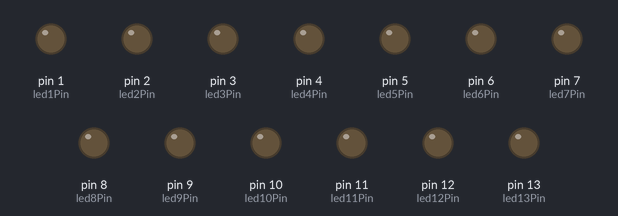
This sketch was run on a simulated Arduino Uno, built with avr-gcc and run on an emulated ATmega328P. Shown: output pins drawn as LEDs (lit = HIGH).

Above: at 0.1 s.
At 4.1 s:
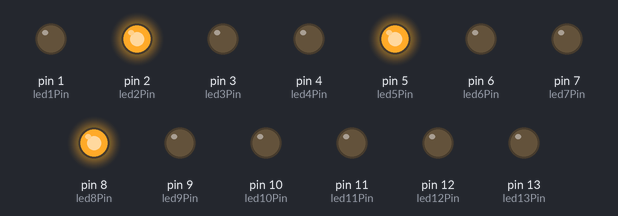
At 10.1 s:
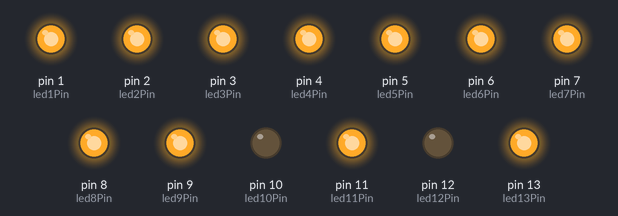
At 19.1 s:
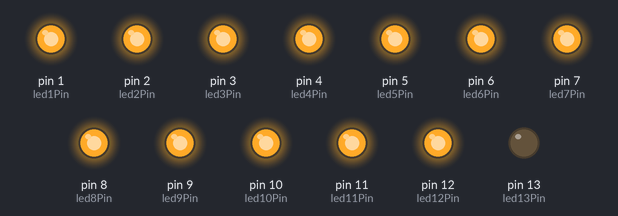
At 28.1 s:
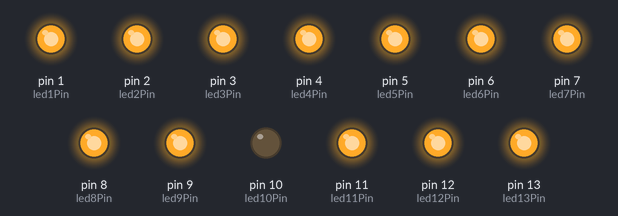
At 37.1 s:
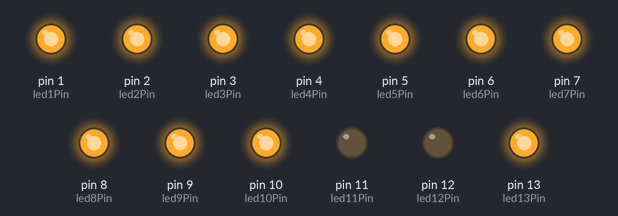
Timing chart, 0 to 40.0 s (numbered marks = the images above):
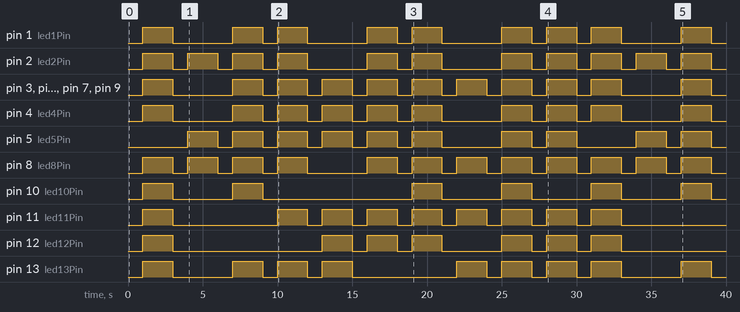

Measured:
- by itself, pin 1 (led1Pin): LOW → HIGH at 1.0 s, → LOW 2.0 s later, → HIGH 4.0 s later, → LOW 2.0 s later, … (18 changes in this stretch)
- by itself, pin 2 (led2Pin): LOW → HIGH at 1.0 s, → LOW 2.0 s later, → HIGH 1.0 s later, → LOW 2.0 s later, … (22 changes in this stretch)
- by itself, pin 4 (led4Pin): LOW → HIGH at 1.0 s, → LOW 2.0 s later, → HIGH 4.0 s later, → LOW 2.0 s later, … (20 changes in this stretch)
- by itself, pin 5 (led5Pin): repeats every 9.0 s: HIGH 2.0 s, LOW 4.0 s, HIGH 2.0 s, LOW 1.0 s
- by itself, pin 8 (led8Pin): goes 3 × (HIGH 2.0 s, LOW 1.0 s), HIGH 2.0 s, LOW 4.0 s, 7 × (HIGH 2.0 s, LOW 1.0 s), HIGH 2.0 s, then LOW
- by itself, pin 10 (led10Pin): goes HIGH 2.0 s, LOW 4.0 s, HIGH 2.0 s, LOW 10.0 s, 3 × (HIGH 2.0 s, LOW 4.0 s), HIGH 2.0 s, then LOW
- by itself, pin 11 (led11Pin): goes HIGH 2.0 s, LOW 7.0 s, 7 × (HIGH 2.0 s, LOW 1.0 s), HIGH 2.0 s, then LOW
- by itself, pin 12 (led12Pin): LOW → HIGH at 1.0 s, → LOW 2.0 s later, → HIGH 10.0 s later, → LOW 2.0 s later, … (14 changes in this stretch)

The sketch:

Numbers.ino
```cpp
int led13Pin = 13;
int led12Pin = 12;
int led11Pin = 11;
int led10Pin = 10;
int led9Pin = 9;
int led8Pin = 8;
int led7Pin = 7;
int led6Pin = 6;
int led5Pin = 5;
int led4Pin = 4;
int led3Pin = 3;
int led2Pin = 2;
int led1Pin = 1;

void setup() {
  // put your setup code here, to run once:
  pinMode(led1Pin,OUTPUT);
  pinMode(led2Pin,OUTPUT);
  pinMode(led3Pin,OUTPUT);
  pinMode(led4Pin,OUTPUT);
  pinMode(led5Pin,OUTPUT);
  pinMode(led6Pin,OUTPUT);
  pinMode(led7Pin,OUTPUT);
  pinMode(led8Pin,OUTPUT);
  pinMode(led9Pin,OUTPUT);
  pinMode(led10Pin,OUTPUT);
  pinMode(led11Pin,OUTPUT);
  pinMode(led12Pin,OUTPUT);
  pinMode(led13Pin,OUTPUT);
}

void loop() {
  // put your main code here, to run repeatedly:

//  for (int i=0; i <= 10; i++){
////    Serial.print(i);
//      String led = "led"+i;
//      digitalWrite(led, HIGH);
//      delay(50);
//  }

  //Number 0
  resetLights();
  digitalWrite(led7Pin, HIGH);
  digitalWrite(led8Pin, HIGH);
  digitalWrite(led9Pin, HIGH);

  digitalWrite(led12Pin, HIGH);
  digitalWrite(led13Pin, HIGH);

  digitalWrite(led4Pin, HIGH);
  digitalWrite(led6Pin, HIGH);

  digitalWrite(led10Pin, HIGH);
  digitalWrite(led11Pin, HIGH);

  digitalWrite(led1Pin, HIGH);
  digitalWrite(led2Pin, HIGH);
  digitalWrite(led3Pin, HIGH);
  delay(2000);


  // Number 1
  resetLights();
  digitalWrite(led2Pin, HIGH);
  digitalWrite(led5Pin, HIGH);
  digitalWrite(led8Pin, HIGH);
  delay(2000);

  //Number 2
  resetLights();
  digitalWrite(led7Pin, HIGH);
  digitalWrite(led8Pin, HIGH);
  digitalWrite(led9Pin, HIGH);

  digitalWrite(led13Pin, HIGH);

  digitalWrite(led4Pin, HIGH);
  digitalWrite(led5Pin, HIGH);
  digitalWrite(led6Pin, HIGH);

  digitalWrite(led10Pin, HIGH);

  digitalWrite(led1Pin, HIGH);
  digitalWrite(led2Pin, HIGH);
  digitalWrite(led3Pin, HIGH);
  delay(2000);

  //Number 3
  resetLights();
  digitalWrite(led7Pin, HIGH);
  digitalWrite(led8Pin, HIGH);
  digitalWrite(led9Pin, HIGH);

  digitalWrite(led13Pin, HIGH);

  digitalWrite(led4Pin, HIGH);
  digitalWrite(led5Pin, HIGH);
  digitalWrite(led6Pin, HIGH);

  digitalWrite(led11Pin, HIGH);

  digitalWrite(led1Pin, HIGH);
  digitalWrite(led2Pin, HIGH);
  digitalWrite(led3Pin, HIGH);
  delay(2000);

  //Number 4
  resetLights();
  digitalWrite(led7Pin, HIGH);
  digitalWrite(led9Pin, HIGH);

  digitalWrite(led12Pin, HIGH);
  digitalWrite(led13Pin, HIGH);

  digitalWrite(led4Pin, HIGH);
  digitalWrite(led5Pin, HIGH);
  digitalWrite(led6Pin, HIGH);

  digitalWrite(led11Pin, HIGH);

  digitalWrite(led3Pin, HIGH);
  delay(2000);

  //Number 5
  resetLights();
  digitalWrite(led7Pin, HIGH);
  digitalWrite(led8Pin, HIGH);
  digitalWrite(led9Pin, HIGH);

  digitalWrite(led12Pin, HIGH);

  digitalWrite(led4Pin, HIGH);
  digitalWrite(led5Pin, HIGH);
  digitalWrite(led6Pin, HIGH);

  digitalWrite(led11Pin, HIGH);

  digitalWrite(led1Pin, HIGH);
  digitalWrite(led2Pin, HIGH);
  digitalWrite(led3Pin, HIGH);
  delay(2000);

  //Number 6
  resetLights();
  digitalWrite(led7Pin, HIGH);
  digitalWrite(led8Pin, HIGH);
  digitalWrite(led9Pin, HIGH);

  digitalWrite(led12Pin, HIGH);

  digitalWrite(led4Pin, HIGH);
  digitalWrite(led5Pin, HIGH);
  digitalWrite(led6Pin, HIGH);

  digitalWrite(led10Pin, HIGH);
  digitalWrite(led11Pin, HIGH);

  digitalWrite(led1Pin, HIGH);
  digitalWrite(led2Pin, HIGH);
  digitalWrite(led3Pin, HIGH);
  delay(2000);

  //Number 7
  resetLights();
  digitalWrite(led7Pin, HIGH);
  digitalWrite(led8Pin, HIGH);
  digitalWrite(led9Pin, HIGH);

  digitalWrite(led13Pin, HIGH);

  digitalWrite(led6Pin, HIGH);

  digitalWrite(led11Pin, HIGH);

  digitalWrite(led13Pin, HIGH);

  digitalWrite(led3Pin, HIGH);
  delay(2000);

  //Number 8
  resetLights();
  digitalWrite(led7Pin, HIGH);
  digitalWrite(led8Pin, HIGH);
  digitalWrite(led9Pin, HIGH);

  digitalWrite(led12Pin, HIGH);
  digitalWrite(led13Pin, HIGH);

  digitalWrite(led4Pin, HIGH);
  digitalWrite(led5Pin, HIGH);
  digitalWrite(led6Pin, HIGH);

  digitalWrite(led10Pin, HIGH);
  digitalWrite(led11Pin, HIGH);

  digitalWrite(led1Pin, HIGH);
  digitalWrite(led2Pin, HIGH);
  digitalWrite(led3Pin, HIGH);
  delay(2000);

  //Number 9
  resetLights();
  digitalWrite(led7Pin, HIGH);
  digitalWrite(led8Pin, HIGH);
  digitalWrite(led9Pin, HIGH);

  digitalWrite(led12Pin, HIGH);
  digitalWrite(led13Pin, HIGH);

  digitalWrite(led4Pin, HIGH);
  digitalWrite(led5Pin, HIGH);
  digitalWrite(led6Pin, HIGH);

  digitalWrite(led11Pin, HIGH);

  digitalWrite(led1Pin, HIGH);
  digitalWrite(led2Pin, HIGH);
  digitalWrite(led3Pin, HIGH);
  delay(2000);

}

void resetLights() {
  digitalWrite(led1Pin, LOW);
  digitalWrite(led2Pin, LOW);
  digitalWrite(led3Pin, LOW);
  digitalWrite(led4Pin, LOW);
  digitalWrite(led5Pin, LOW);
  digitalWrite(led6Pin, LOW);
  digitalWrite(led7Pin, LOW);
  digitalWrite(led8Pin, LOW);
  digitalWrite(led9Pin, LOW);
  digitalWrite(led10Pin, LOW);
  digitalWrite(led11Pin, LOW);
  digitalWrite(led12Pin, LOW);
  digitalWrite(led13Pin, LOW);
  delay(1000);
}
```
